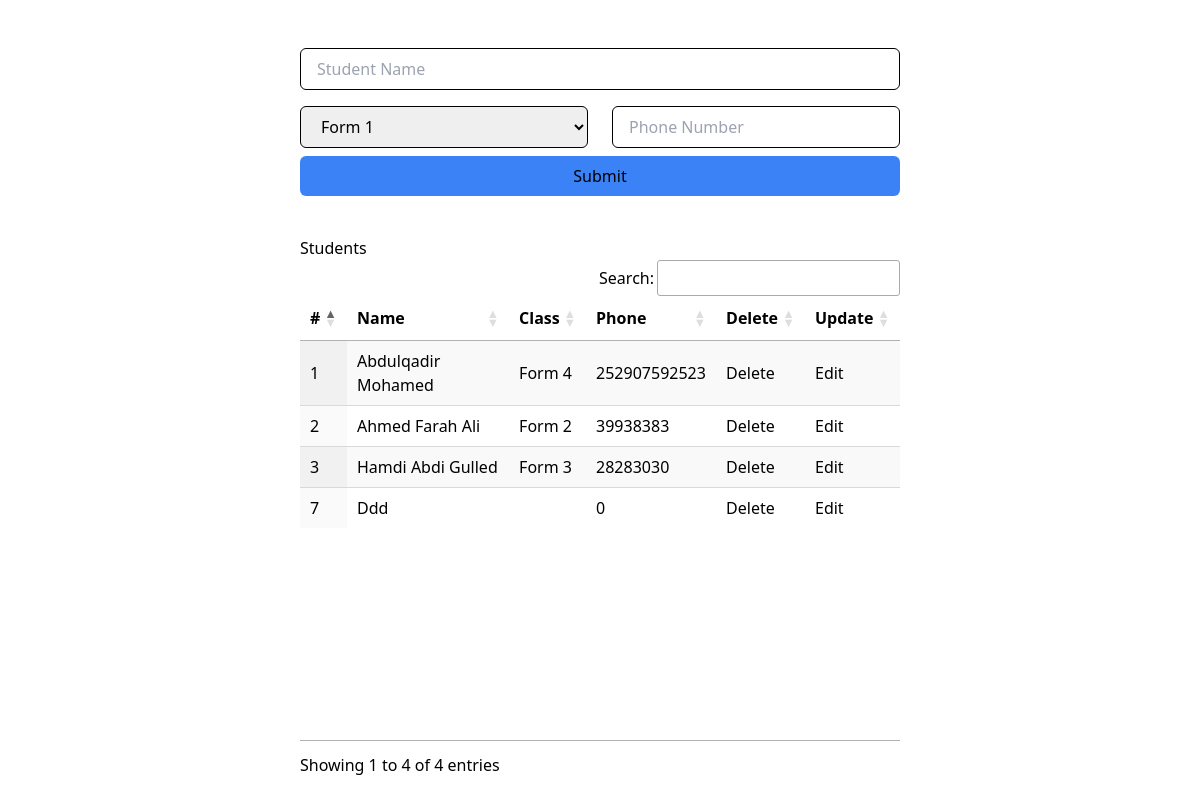
The page / on the database its author committed.
### tables this page shows
CREATE TABLE `students` (
  `id` int(11) NOT NULL,
  `name` varchar(255) NOT NULL,
  `phone` double NOT NULL,
  `class` varchar(255) NOT NULL
);

### index.php (the view, shortened to what this page needs)
<?php
include 'conn.php'
?>
<!DOCTYPE html>
<html lang="en">
<head>
    <link rel="stylesheet" href="https://cdn.datatables.net/1.13.7/css/jquery.dataTables.min.css"/>
    <script src="https://cdn.tailwindcss.com"></script>
</head>
<body class="w-[50%] mx-auto">
    <div class="my-10">
        <form action="register.php" method="POST" class="flex flex-col" autocomplete="off">
            <input type="text" placeholder="Student Name" name="name" class="border-[1px] border-black my-2 px-4 py-2 rounded-md outline-none" autoComplate="false">
            <div class="grid grid-cols-2 gap-6">
                <div>
                    <select name="" id="" class="border-[1px] border-black my-2 px-4 py-2 rounded-md outline-none w-full" name="class">
                        <option value="form1">Form 1</option>
                    </select>
                </div>
                <input type="text" placeholder="Phone Number" name="phone" class="border-[1px] border-black my-2 px-4 py-2 rounded-md outline-none">
            </div>
            <button type="submit" name="register" class="bg-blue-500 px-4 py-2 rounded-md">Submit</button>
        </form>
    </div>
    <h1>Students</h1>
    <table id="tab" class="table table-striped stripe row-border order-column capitalize" cellspacing="0" width="100%">
        <thead>
            <tr>
                <th>#</th>
                <th>Name</th>
                <th>Class</th>
                <th>Phone</th>
                <th>Delete</th>
                <th>Update</th>
            </tr>
        </thead>
        <tbody>
            <?php
                $sql = "SELECT * FROM students";
                $result = mysqli_query($conn, $sql);
                while($row = mysqli_fetch_assoc($result)){?>
                    <tr>
                        <td><?php echo $row['id']?></td>
                        <td><?php echo $row['name']?></td>
                        <td><?php echo $row['class']?></td>
                        <td><?php echo $row['phone']?></td>
                        <td>
                            <a href="delete.php?id=<?php echo $row['id']?>">Delete</a>
                        </td>
                        <td>
                            <a href="update.php?id<?php echo $row['id']?>">Edit</a>
                        </td>
                    </tr>
              <?php  }?>
        </tbody>
    </table>
</body>
</html>

### rows shown on the page
students: id "1", name "Abdulqadir Mohamed", class "Form 4", phone "252907592523"
students: id "2", name "Ahmed Farah Ali", class "Form 2", phone "39938383"
students: id "3", name "Hamdi Abdi Gulled", class "Form 3", phone "28283030"
students: id "7", name "Ddd", phone "0"
